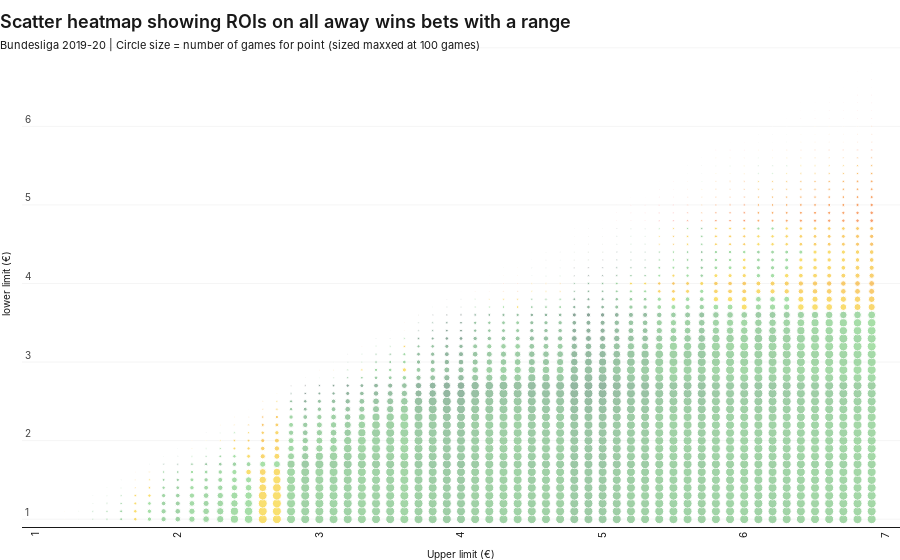

Notebook cell for this chart:
### Code cell
def makeHEATMAPSCATTER(winner_type, LO, HI, skipper):

    dfHMROI, dfHMINV = getData(winner_type, LO, HI, skipper)

    ### 
    
    fig = go.Figure()
        
    for index, row in dfHMROI.iterrows():
                
        cs = [x for x in row.values]
        cs = [0.0 if pd.isnull(x) else x for x in cs] 
        cs = [f'rgba(244, {200 - (x/100) * - 200}, 0, 0.8)'  if x < 0 else f'rgba({50 - ((x/dfHMROI.fillna(0).values.max()) * 50)}, {100 - ((x/dfHMROI.fillna(0).values.max()) * 100)}, 0, 0.8)' \
              
              if x > 100 else f'rgba({100 - ((x/100) * 100)}, {200 - ((x/100) * 200)}, {100 - (((x**2)/10000) * 100)}, 0.8)' for x in cs]     
    
        ss = [10 if x > 100 else x/10 for x in dfHMINV.loc[index]]
        ts = [x for x in dfHMROI.loc[index]]
                        
        fig.add_trace(go.Scatter(
                x=[x for x in dfHMROI.columns], y=[index for x in dfHMROI.columns],  
                showlegend=False,
                mode='markers', marker=dict(color=cs, size=ss, symbol='circle'),
                text=ts, hovertemplate='%{text}%</span><extra></extra>'
            ))
    
    headline, subhead, xaxes_title, yaxes_title, figHeight, marginTop, showLegend = f'Scatter heatmap showing ROIs on all {winner_type.lower()}s bets with a range', 'Bundesliga 2019-20 | Circle size = number of games for point (sized maxxed at 100 games)', None, None, 600, 40, True
    customChartDefaultStyling.styling(fig, headline, subhead, xaxes_title, yaxes_title, figHeight, marginTop, showLegend)

    fig.update_xaxes(tickfont=dict(size=10), title=f'Upper limit (€)', range=[0.9,7.1])
    fig.update_yaxes(tickfont=dict(size=10), title=f'lower limit (€)', range=[0.9,7.1])
    
    fig.show()
        
makeHEATMAPSCATTER('Away win', 200, 400, 10)
